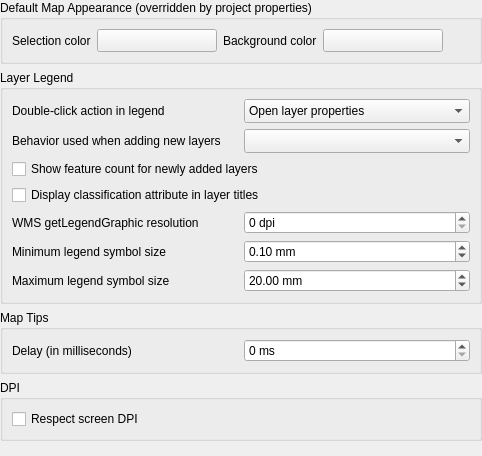
             <widget class="QWidget" name="mOptionsScrollAreaContents_06">
              <property name="geometry">
               <rect>
                <x>0</x>
                <y>0</y>
                <width>482</width>
                <height>456</height>
               </rect>
              </property>
              <layout class="QVBoxLayout" name="verticalLayout_25">
               <property name="leftMargin">
                <number>0</number>
               </property>
               <property name="topMargin">
                <number>0</number>
               </property>
               <property name="rightMargin">
                <number>0</number>
               </property>
               <property name="bottomMargin">
                <number>0</number>
               </property>
               <item>
                <widget class="QgsCollapsibleGroupBox" name="groupBox_9">
                 <property name="title">
                  <string>Default Map Appearance (overridden by project properties)</string>
                 </property>
                 <layout class="QGridLayout" name="gridLayout_7">
                  <item row="0" column="4">
                   <widget class="QgsColorButton" name="pbnCanvasColor">
                    <property name="sizePolicy">
                     <sizepolicy hsizetype="Fixed" vsizetype="Fixed">
                      <horstretch>0</horstretch>
                      <verstretch>0</verstretch>
                     </sizepolicy>
                    </property>
                    <property name="minimumSize">
                     <size>
                      <width>120</width>
                      <height>0</height>
                     </size>
                    </property>
                    <property name="maximumSize">
                     <size>
                      <width>120</width>
                      <height>16777215</height>
                     </size>
                    </property>
                    <property name="text">
                     <string/>
                    </property>
                   </widget>
                  </item>
                  <item row="0" column="6">
                   <spacer name="horizontalSpacer_28">
                    <property name="orientation">
                     <enum>Qt::Horizontal</enum>
                    </property>
                    <property name="sizeHint" stdset="0">
                     <size>
                      <width>40</width>
                      <height>20</height>
                     </size>
                    </property>
                   </spacer>
                  </item>
                  <item row="0" column="3">
                   <widget class="QLabel" name="label">
                    <property name="sizePolicy">
                     <sizepolicy hsizetype="Maximum" vsizetype="Preferred">
                      <horstretch>0</horstretch>
                      <verstretch>0</verstretch>
                     </sizepolicy>
                    </property>
                    <property name="text">
                     <string>Background color</string>
                    </property>
                   </widget>
                  </item>
                  <item row="0" column="0">
                   <widget class="QLabel" name="textLabel1_9">
                    <property name="sizePolicy">
                     <sizepolicy hsizetype="Maximum" vsizetype="Preferred">
                      <horstretch>0</horstretch>
                      <verstretch>0</verstretch>
                     </sizepolicy>
                    </property>
                    <property name="text">
                     <string>Selection color</string>
                    </property>
                   </widget>
                  </item>
                  <item row="0" column="1">
                   <widget class="QgsColorButton" name="pbnSelectionColor">
                    <property name="sizePolicy">
                     <sizepolicy hsizetype="Fixed" vsizetype="Fixed">
                      <horstretch>0</horstretch>
                      <verstretch>0</verstretch>
                     </sizepolicy>
                    </property>
                    <property name="minimumSize">
                     <size>
                      <width>120</width>
                      <height>0</height>
                     </size>
                    </property>
                    <property name="maximumSize">
                     <size>
                      <width>120</width>
                      <height>16777215</height>
                     </size>
                    </property>
                    <property name="text">
                     <string/>
                    </property>
                   </widget>
                  </item>
                 </layout>
                </widget>
               </item>
               <item>
                <widget class="QgsCollapsibleGroupBox" name="mLegendGrpBx">
                 <property name="minimumSize">
                  <size>
                   <width>0</width>
                   <height>0</height>
                  </size>
                 </property>
                 <property name="title">
                  <string>Layer Legend</string>
                 </property>
                 <layout class="QGridLayout" name="gridLayout_35">
                  <item row="0" column="0">
                   <widget class="QLabel" name="label_15">
                    <property name="text">
                     <string>Double-click action in legend</string>
                    </property>
                   </widget>
                  </item>
                  <item row="0" column="1">
                   <widget class="QComboBox" name="cmbLegendDoubleClickAction">
                    <item>
                     <property name="text">
                      <string>Open layer properties</string>
                     </property>
                    </item>
                    <item>
                     <property name="text">
                      <string>Open attribute table</string>
                     </property>
                    </item>
                    <item>
                     <property name="text">
                      <string>Open layer styling dock</string>
                     </property>
                    </item>
                    <property name="sizeAdjustPolicy">
                     <enum>QComboBox::AdjustToMinimumContentsLengthWithIcon</enum>
                    </property>
                   </widget>
                  </item>
                  <item row="1" column="0">
                   <widget class="QLabel" name="mLayerTreeInsertionMethodLabel">
                    <property name="text">
                     <string>Behavior used when adding new layers</string>
                    </property>
                   </widget>
                  </item>
                  <item row="1" column="1">
                   <widget class="QComboBox" name="mLayerTreeInsertionMethod">
                    <property name="sizeAdjustPolicy">
                     <enum>QComboBox::AdjustToMinimumContentsLengthWithIcon</enum>
                    </property>                     
                   </widget>
                  </item>
                  <item row="2" column="0" colspan="2">
                   <widget class="QCheckBox" name="mShowFeatureCountByDefaultCheckBox">
                    <property name="text">
                     <string>Show feature count for newly added layers</string>
                    </property>
                   </widget>
                  </item>
                  <item row="3" column="0" colspan="2">
                   <widget class="QCheckBox" name="cbxLegendClassifiers">
                    <property name="text">
                     <string>Display classification attribute in layer titles</string>
                    </property>
                   </widget>
                  </item>
                  <item row="4" column="0">
                   <widget class="QLabel" name="label_58">
                    <property name="text">
                     <string>WMS getLegendGraphic resolution</string>
                    </property>
                   </widget>
                  </item>
                  <item row="4" column="1">
                   <widget class="QgsSpinBox" name="mLegendGraphicResolutionSpinBox">
                    <property name="toolTip">
                     <string extracomment="MAP_RESOLUTION or DPI value overloading getMap default value (set 0 to use default)"/>
                    </property>
                    <property name="whatsThis">
                     <string extracomment="MAP_RESOLUTION or DPI value overloading getMap default value (set 0 to use default)"/>
                    </property>
                    <property name="suffix">
                     <string> dpi</string>
                    </property>
                    <property name="minimum">
                     <number>0</number>
                    </property>
                    <property name="maximum">
                     <number>1000000</number>
                    </property>
                   </widget>
                  </item>
                  <item row="5" column="0">
                   <widget class="QLabel" name="labelLegendSymbolMinimumSize">
                    <property name="text">
                     <string>Minimum legend symbol size</string>
                    </property>
                   </widget>
                  </item>
                  <item row="5" column="1">
                   <widget class="QgsDoubleSpinBox" name="mLegendSymbolMinimumSizeSpinBox">
                    <property name="sizePolicy">
                     <sizepolicy hsizetype="Preferred" vsizetype="Fixed">
                      <horstretch>0</horstretch>
                      <verstretch>0</verstretch>
                     </sizepolicy>
                    </property>
                    <property name="toolTip">
                     <string extracomment="(set value to 0 to skip minimum size)"/>
                    </property>
                    <property name="suffix">
                     <string> mm</string>
                    </property>
                    <property name="decimals">
                     <number>2</number>
                    </property>
                    <property name="maximum">
                     <double>999.000000000000000</double>
                    </property>
                    <property name="singleStep">
                     <double>0.200000000000000</double>
                    </property>
                    <property name="value">
                     <double>0.100000000000000</double>
                    </property>
                    <property name="showClearButton" stdset="0">
                     <bool>true</bool>
                    </property>
                   </widget>
                  </item>
                  <item row="6" column="0">
                   <widget class="QLabel" name="labelLegendSymbolMaximumSize">
                    <property name="text">
                     <string>Maximum legend symbol size</string>
                    </property>
                   </widget>
                  </item>
                  <item row="6" column="1">
                   <widget class="QgsDoubleSpinBox" name="mLegendSymbolMaximumSizeSpinBox">
                    <property name="sizePolicy">
                     <sizepolicy hsizetype="Preferred" vsizetype="Fixed">
                      <horstretch>0</horstretch>
                      <verstretch>0</verstretch>
                     </sizepolicy>
                    </property>
                    <property name="toolTip">
                     <string extracomment="(set value to 0 to skip maximum size)"/>
                    </property>
                    <property name="suffix">
                     <string> mm</string>
                    </property>
                    <property name="decimals">
                     <number>2</number>
                    </property>
                    <property name="maximum">
                     <double>999.000000000000000</double>
                    </property>
                    <property name="singleStep">
                     <double>0.200000000000000</double>
                    </property>
                    <property name="value">
                     <double>20.000000000000000</double>
                    </property>
                    <property name="showClearButton" stdset="0">
                     <bool>true</bool>
                    </property>
                   </widget>
                  </item>
                 </layout>
                </widget>
               </item>
               <item>
                <widget class="QgsCollapsibleGroupBox" name="groupBox_12">
                 <property name="title">
                  <string>Map Tips</string>
                 </property>
                 <layout class="QGridLayout" name="gridLayout_40">
                  <item row="0" column="0">
                   <widget class="QLabel" name="textLabel1_16">
                    <property name="text">
                     <string>Delay (in milliseconds)</string>
                    </property>
                   </widget>
                  </item>
                  <item row="0" column="1">
                   <widget class="QgsSpinBox" name="mMapTipsDelaySpinBox">
                    <property name="toolTip">
                     <string extracomment="MAP_RESOLUTION or DPI value overloading getMap default value (set 0 to use default)"/>
                    </property>
                    <property name="whatsThis">
                     <string extracomment="MAP_RESOLUTION or DPI value overloading getMap default value (set 0 to use default)"/>
                    </property>
                    <property name="suffix">
                     <string> ms</string>
                    </property>
                    <property name="minimum">
                     <number>0</number>
                    </property>
                    <property name="maximum">
                     <number>1000000</number>
                    </property>
                   </widget>
                  </item>
                 </layout>
                </widget>
               </item>
               <item>
                <widget class="QgsCollapsibleGroupBox" name="groupBox_32">
                 <property name="title">
                  <string>DPI</string>
                 </property>
                 <layout class="QGridLayout" name="gridLayout_381">
                  <item row="0" column="0">
                   <widget class="QCheckBox" name="mRespectScreenDpiCheckBox">
                    <property name="toolTip">
                     <string>&lt;html&gt;&lt;head/&gt;&lt;body&gt;&lt;p&gt;If respect screen DPI is activated, symbology on the map canvas will be rendered with appropriate screen DPI. This means that a symbol with 1mm size will be rendered with 1mm size on every screen (provided it is configured correctly at the system).&lt;/p&gt;&lt;p&gt;&lt;span style=&quot; font-weight:600;&quot;&gt;Note:&lt;/span&gt;&lt;/p&gt;&lt;p&gt;If disabled, this will activate legacy behavior (QGIS &amp;lt;= 3.20) and will render symbology on the map canvas smaller on HiDPI screens.&lt;/p&gt;&lt;p&gt;Requires a restart&lt;/p&gt;&lt;/body&gt;&lt;/html&gt;</string>
                    </property>
                    <property name="text">
                     <string>Respect screen DPI</string>
                    </property>
                   </widget>
                  </item>
                 </layout>
                </widget>
               </item>
               <item>
                <spacer>
                 <property name="orientation">
                  <enum>Qt::Vertical</enum>
                 </property>
                 <property name="sizeHint" stdset="0">
                  <size>
                   <width>20</width>
                   <height>40</height>
                  </size>
                 </property>
                </spacer>
               </item>
              </layout>
             </widget>
